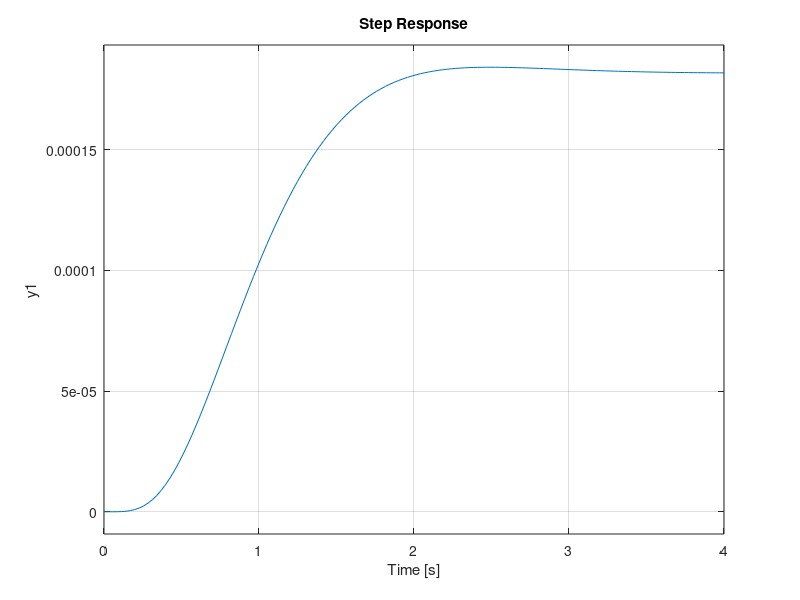

Recreate this plot in MATLAB.
clear all
clc

A = [
[0 1 0 0];
[0 -19.0476*0.2 8.78229 0];
[0 0 0 1];
[0 0 -154.478 -20.74];
];
B = [0 ;0;0; 64.89];
C =[1 0 0 0;
    0 0 1 0]; % sale con pos y angulo
D = 0;

P = ss(A,B,C,D);
Ts = 0.02;
Cd = C;
Ad = eye(4) + Ts*A; 
Bd = B*Ts;


%% Armo las matrices con accion integral
%En este caso, por el obs, tenemos todos los estados, por ende C = I

C = [1 0 0 0];
Cd = C;

% Armo la matriz combinacion de Ad y Cd (nota: Consultar col de unos)

Ad_aug = [Ad , zeros([4,1]);
       -Cd*Ts , ones([1,1])];
   
Bd_aug = [Bd; 0];

%Hago el pole placement para hallar K_aug (el ultimo es k_integral)
polos_nuevos = [-2-1.5i; -2+1.5i ; -8; -11; -10];
polos_discretos = exp(Ts*polos_nuevos);

K_aug = place(Ad_aug, -Bd_aug, polos_discretos);


P = zpk([], polos_nuevos, 1);

figure();
step(P);


